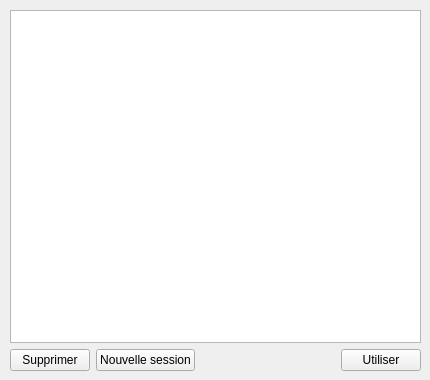
        <widget class="QWidget" name="page_8">
         <widget class="QWidget" name="verticalLayoutWidget_6">
          <property name="geometry">
           <rect>
            <x>10</x>
            <y>10</y>
            <width>411</width>
            <height>361</height>
           </rect>
          </property>
          <layout class="QVBoxLayout" name="verticalLayout_7">
           <item>
            <widget class="QListWidget" name="listWidget_2"/>
           </item>
           <item>
            <layout class="QHBoxLayout" name="horizontalLayout_14">
             <item>
              <widget class="QPushButton" name="pushButton_13">
               <property name="text">
                <string>Supprimer</string>
               </property>
              </widget>
             </item>
             <item>
              <widget class="QPushButton" name="pushButton_11">
               <property name="text">
                <string>Nouvelle session</string>
               </property>
              </widget>
             </item>
             <item>
              <spacer name="horizontalSpacer_11">
               <property name="orientation">
                <enum>Qt::Horizontal</enum>
               </property>
               <property name="sizeHint" stdset="0">
                <size>
                 <width>40</width>
                 <height>20</height>
                </size>
               </property>
              </spacer>
             </item>
             <item>
              <widget class="QPushButton" name="pushButton_12">
               <property name="text">
                <string>Utiliser</string>
               </property>
              </widget>
             </item>
            </layout>
           </item>
          </layout>
         </widget>
        </widget>
